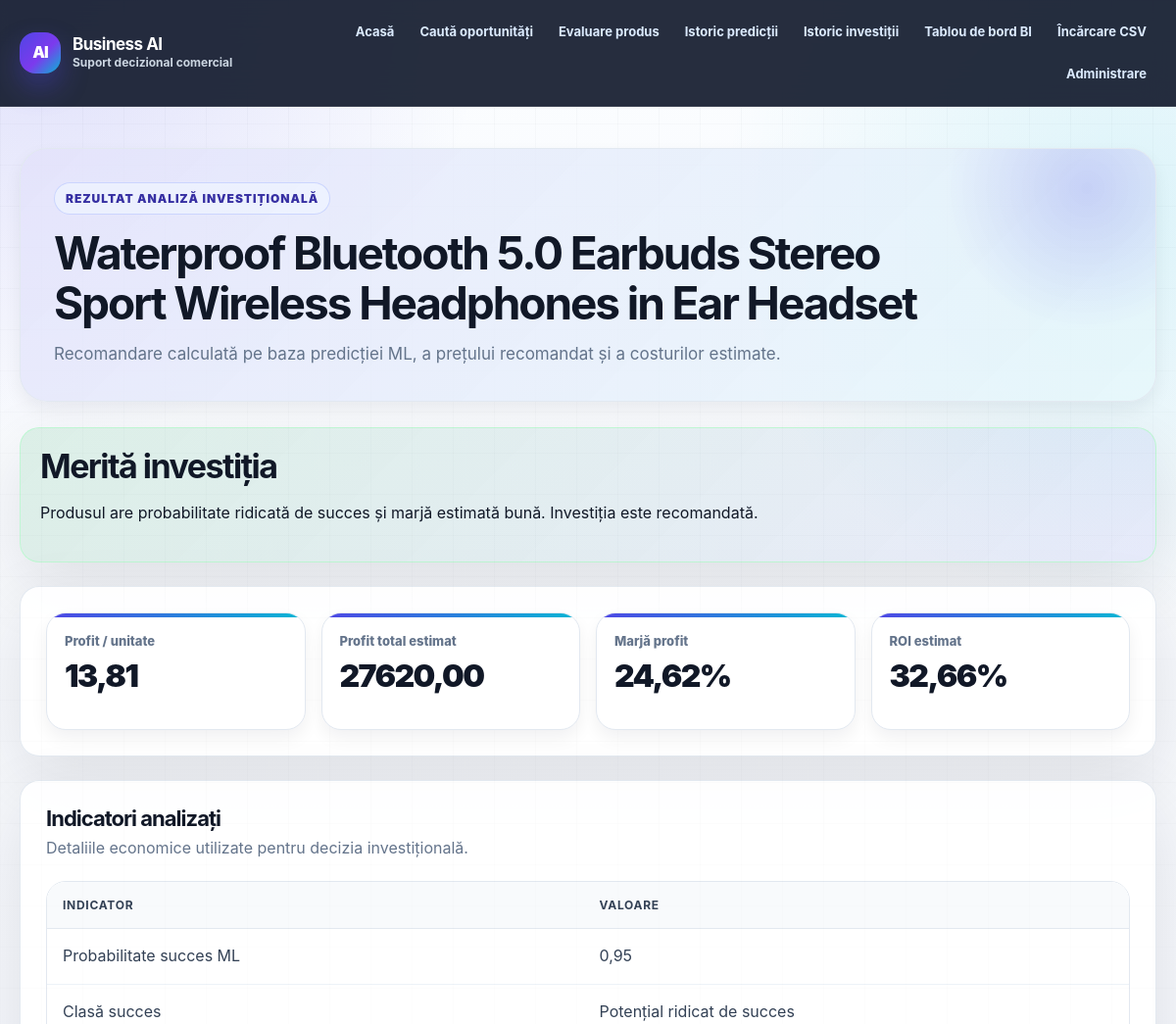
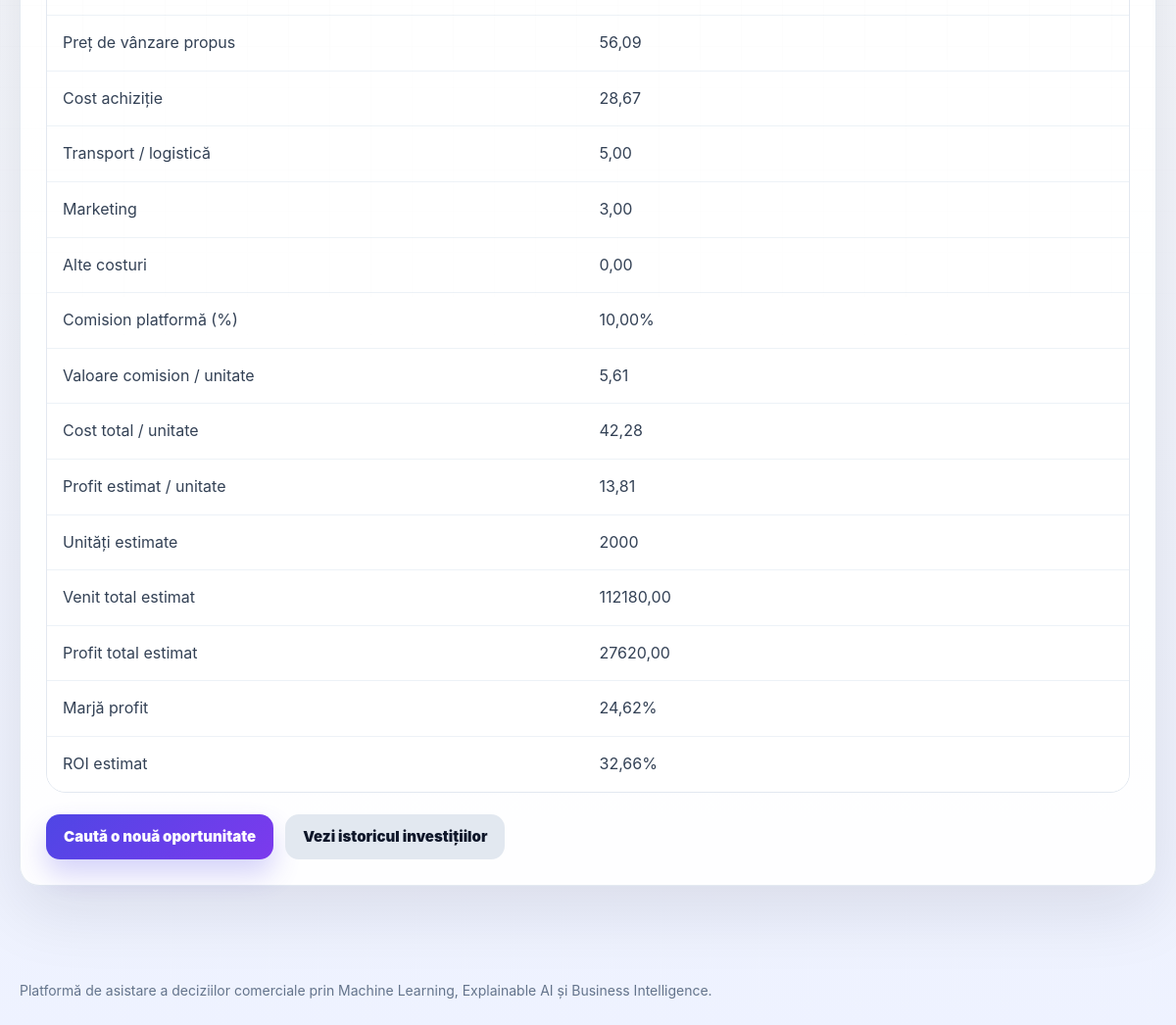
The app's page /investitii/rezultat/6/ with its own data (2 pictures, top to bottom).
### products/models.py (models this page shows, shortened)
class Product(models.Model):
    name = models.CharField(max_length=200)
    category = models.CharField(max_length=120)
    brand = models.CharField(max_length=120, blank=True)
    current_price = models.DecimalField(max_digits=10, decimal_places=2)
    cost = models.DecimalField(max_digits=10, decimal_places=2, null=True, blank=True)
    discount_percent = models.FloatField(default=0)
    rating = models.FloatField(default=0)
    review_count = models.PositiveIntegerField(default=0)
    views = models.PositiveIntegerField(default=0)
    add_to_cart = models.PositiveIntegerField(default=0)
    sales_volume = models.PositiveIntegerField(default=0)
    stock_level = models.PositiveIntegerField(default=0)
    conversion_rate = models.FloatField(default=0)
    margin_percent = models.FloatField(default=0)
    season = models.CharField(max_length=40, blank=True)
    created_at = models.DateTimeField(auto_now_add=True)
    class Meta:
        ordering = ['-created_at']

### investment/models.py (models this page shows, shortened)
class InvestmentAnalysis(models.Model):
    DECISION_RECOMMENDED = 'recommended'
    DECISION_MEDIUM_RISK = 'medium_risk'
    DECISION_NOT_RECOMMENDED = 'not_recommended'
    DECISION_CHOICES = [
        (DECISION_RECOMMENDED, 'Merită investiția'),
        (DECISION_MEDIUM_RISK, 'Merită cu risc mediu'),
        (DECISION_NOT_RECOMMENDED, 'Nu este recomandată investiția'),
    ]
    product = models.ForeignKey(Product, on_delete=models.CASCADE, related_name='investment_analyses')
    prediction_run = models.ForeignKey(PredictionRun, on_delete=models.SET_NULL, null=True, blank=True, related_name='investment_analyses')
    analysis_run = models.ForeignKey(
        'analytics.AnalysisRun',
        on_delete=models.SET_NULL,
        null=True,
        blank=True,
        related_name='investment_analyses',
        help_text='Verificarea / sesiunea de analiză din care face parte analiza investițională.',
    )
    acquisition_cost = models.DecimalField(max_digits=10, decimal_places=2, help_text='Cost achiziție / furnizor per produs')
    shipping_cost = models.DecimalField(max_digits=10, decimal_places=2, default=0, help_text='Transport / logistică per produs')
    marketing_cost = models.DecimalField(max_digits=10, decimal_places=2, default=0, help_text='Cost promovare per produs')
    other_costs = models.DecimalField(max_digits=10, decimal_places=2, default=0, help_text='Alte costuri per produs')
    platform_commission_percent = models.FloatField(default=0, help_text='Comision platformă / marketplace (%)')
    recommended_selling_price = models.DecimalField(max_digits=10, decimal_places=2, help_text='Preț de vânzare propus')
    estimated_units = models.PositiveIntegerField(default=1, help_text='Număr estimat de unități vândute')
    commission_value = models.DecimalField(max_digits=10, decimal_places=2, default=0)
    total_unit_cost = models.DecimalField(max_digits=10, decimal_places=2, default=0)
    profit_per_unit = models.DecimalField(max_digits=10, decimal_places=2, default=0)
    total_revenue = models.DecimalField(max_digits=12, decimal_places=2, default=0)
    total_profit = models.DecimalField(max_digits=12, decimal_places=2, default=0)
    profit_margin_percent = models.FloatField(default=0)
    roi_percent = models.FloatField(default=0)
    decision_label = models.CharField(max_length=40, choices=DECISION_CHOICES, default=DECISION_MEDIUM_RISK)
    decision_reason = models.TextField(blank=True)
    created_at = models.DateTimeField(auto_now_add=True)
    class Meta:
        ordering = ['-created_at']

### predictions/models.py (models this page shows, shortened)
class PredictionRun(models.Model):
    product = models.ForeignKey(Product, on_delete=models.CASCADE, related_name='prediction_runs')
    analysis_run = models.ForeignKey(
        'analytics.AnalysisRun',
        on_delete=models.SET_NULL,
        null=True,
        blank=True,
        related_name='prediction_runs',
        help_text='Verificarea / sesiunea de analiză din care face parte predicția.',
    )
    success_probability = models.FloatField()
    success_label = models.CharField(max_length=80)
    recommended_price = models.DecimalField(max_digits=10, decimal_places=2)
    model_name_classifier = models.CharField(max_length=120, default='baseline_classifier')
    model_name_regressor = models.CharField(max_length=120, default='baseline_regressor')
    explanation = models.JSONField(default=dict, blank=True)
    created_at = models.DateTimeField(auto_now_add=True)
    class Meta:
        ordering = ['-created_at']

### investment/views.py (the view)
# urls.py: path('rezultat/<int:pk>/', views.analysis_detail, name='investment_detail'),
def analysis_detail(request, pk):
    analysis = get_object_or_404(
        InvestmentAnalysis.objects.select_related('product', 'prediction_run', 'analysis_run'),
        pk=pk,
    )
    return render(request, 'investment/analysis_detail.html', {
        'analysis': analysis,
        'product': analysis.product,
        'run': analysis.prediction_run,
        'analysis_run': analysis.analysis_run,
    })

### templates/investment/analysis_detail.html (shortened to what this page needs)
{% extends 'base.html' %}
{% load ro_labels %}
{% block content %}
<div class="page-header">
  <div class="page-eyebrow">Rezultat analiză investițională</div>
  <h1>{{ product.name }}</h1>
  <p class="page-subtitle">Recomandare calculată pe baza predicției ML, a prețului recomandat și a costurilor estimate.</p>
</div>
<div class="card result-highlight">
  <h2>{{ analysis.get_decision_label_display }}</h2>
  <p>{{ analysis.decision_reason }}</p>
</div>
<div class="card">
  <div class="kpi-grid">
    <div class="kpi-card"><div class="kpi-label">Profit / unitate</div><div class="kpi-value">{{ analysis.profit_per_unit }}</div></div>
    <div class="kpi-card"><div class="kpi-label">Profit total estimat</div><div class="kpi-value">{{ analysis.total_profit }}</div></div>
    <div class="kpi-card"><div class="kpi-label">Marjă profit</div><div class="kpi-value">{{ analysis.profit_margin_percent|floatformat:2 }}%</div></div>
    <div class="kpi-card"><div class="kpi-label">ROI estimat</div><div class="kpi-value">{{ analysis.roi_percent|floatformat:2 }}%</div></div>
  </div>
</div>
<div class="card">
  <div class="card-header"><div><h2 class="card-title">Indicatori analizați</h2><p class="card-subtitle">Detaliile economice utilizate pentru decizia investițională.</p></div></div>
  <div class="table-wrapper">
    <table>
      <thead><tr><th>Indicator</th><th>Valoare</th></tr></thead>
      <tbody>
        {% if run %}
        <tr><td>Probabilitate succes ML</td><td>{{ run.success_probability|floatformat:2 }}</td></tr>
        <tr><td>Clasă succes</td><td>{{ run.success_label }}</td></tr>
        {% endif %}
        <tr><td>Preț de vânzare propus</td><td>{{ analysis.recommended_selling_price }}</td></tr>
        <tr><td>Cost achiziție</td><td>{{ analysis.acquisition_cost }}</td></tr>
        <tr><td>Transport / logistică</td><td>{{ analysis.shipping_cost }}</td></tr>
        <tr><td>Marketing</td><td>{{ analysis.marketing_cost }}</td></tr>
        <tr><td>Alte costuri</td><td>{{ analysis.other_costs }}</td></tr>
        <tr><td>Comision platformă (%)</td><td>{{ analysis.platform_commission_percent|floatformat:2 }}%</td></tr>
        <tr><td>Valoare comision / unitate</td><td>{{ analysis.commission_value }}</td></tr>
        <tr><td>Cost total / unitate</td><td>{{ analysis.total_unit_cost }}</td></tr>
        <tr><td>Profit estimat / unitate</td><td>{{ analysis.profit_per_unit }}</td></tr>
        <tr><td>Unități estimate</td><td>{{ analysis.estimated_units }}</td></tr>
        <tr><td>Venit total estimat</td><td>{{ analysis.total_revenue }}</td></tr>
        <tr><td>Profit total estimat</td><td>{{ analysis.total_profit }}</td></tr>
        <tr><td>Marjă profit</td><td>{{ analysis.profit_margin_percent|floatformat:2 }}%</td></tr>
        <tr><td>ROI estimat</td><td>{{ analysis.roi_percent|floatformat:2 }}%</td></tr>
      </tbody>
    </table>
  </div>
  <div class="actions">
    <a class="btn" href="/oportunitati/">Caută o nouă oportunitate</a>
    <a class="btn btn-secondary" href="/investitii/">Vezi istoricul investițiilor</a>
  </div>
</div>
{% endblock %}

### records on screen
Product: name "Waterproof Bluetooth 5.0 Earbuds Stereo Sport Wireless Headphones in Ear Headset"
InvestmentAnalysis: decision_label "Merită investiția", decision_reason "Produsul are probabilitate ridicată de succes și marjă estimată bună. Investiția este recomandată.", profit_per_unit "13,81", total_profit "27620,00", profit_margin_percent "24,62", roi_percent "32,66", recommended_selling_price "56,09", acquisition_cost "28,67", shipping_cost "5,00", marketing_cost "3,00", other_costs "0,00", platform_commission_percent "10,00", commission_value "5,61", total_unit_cost "42,28", estimated_units "2000", total_revenue "112180,00"
PredictionRun: success_probability "0,95", success_label "Potențial ridicat de succes"
